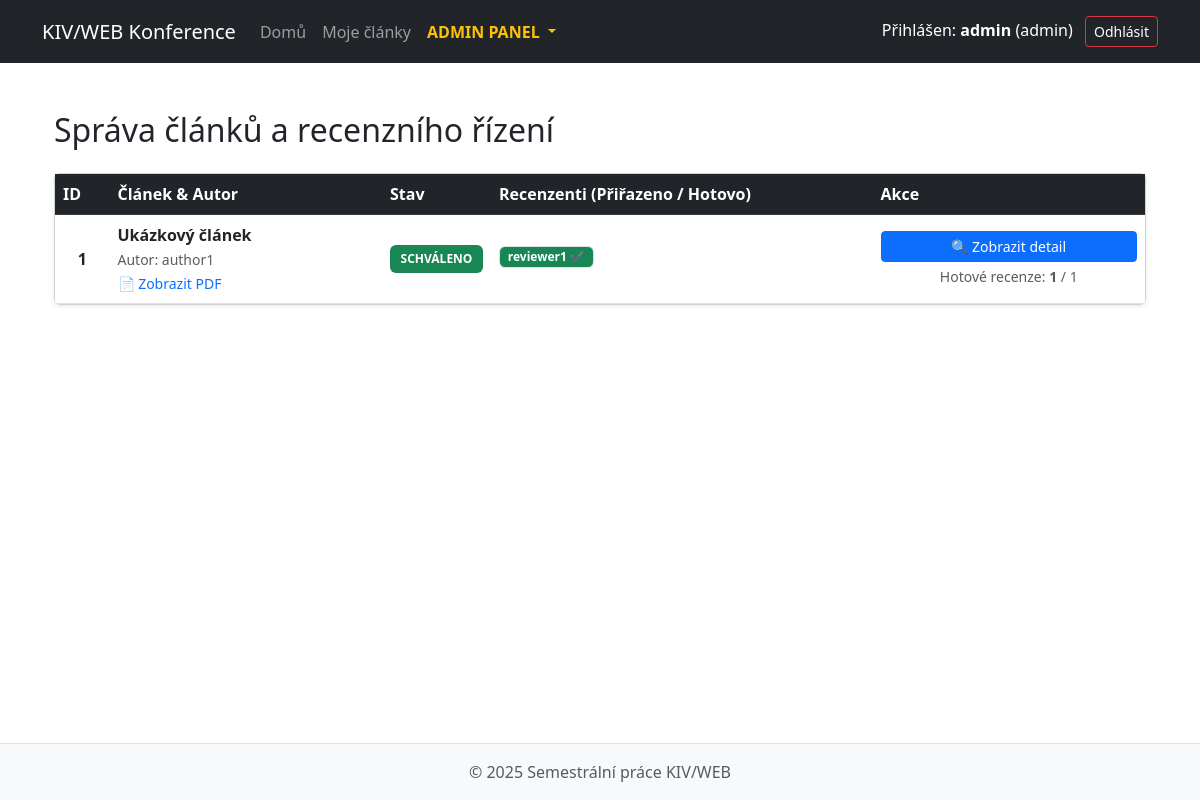
Screenshot of /index.php?page=admin-articles (signed in) with the database file from the repository.
### tables this page shows
CREATE TABLE articles (
    id INT AUTO_INCREMENT PRIMARY KEY,
    title VARCHAR(255) NOT NULL,
    abstract TEXT NOT NULL,
    filename VARCHAR(255) NOT NULL,
    author_id INT NOT NULL,
    status ENUM('pending','accepted','rejected') NOT NULL DEFAULT 'pending',
    created_at TIMESTAMP DEFAULT CURRENT_TIMESTAMP,
    CONSTRAINT fk_articles_users FOREIGN KEY (author_id) REFERENCES users(id) ON DELETE CASCADE
);

CREATE TABLE users (
    id INT AUTO_INCREMENT PRIMARY KEY,
    username VARCHAR(50) NOT NULL UNIQUE,
    email VARCHAR(100) NOT NULL UNIQUE,
    password VARCHAR(255) NOT NULL,
    role ENUM('author','reviewer','admin') NOT NULL DEFAULT 'author',
    created_at TIMESTAMP DEFAULT CURRENT_TIMESTAMP
);

CREATE TABLE reviews (
    id INT AUTO_INCREMENT PRIMARY KEY,
    article_id INT NOT NULL,
    reviewer_id INT NOT NULL,
    score_technical INT NOT NULL DEFAULT 0,
    score_content INT NOT NULL DEFAULT 0,
    score_language INT NOT NULL DEFAULT 0,
    comment TEXT,
    created_at TIMESTAMP DEFAULT CURRENT_TIMESTAMP,
    CONSTRAINT fk_reviews_articles FOREIGN KEY (article_id) REFERENCES articles(id) ON DELETE CASCADE,
    CONSTRAINT fk_reviews_users FOREIGN KEY (reviewer_id) REFERENCES users(id) ON DELETE CASCADE,
    CONSTRAINT uq_article_reviewer UNIQUE (article_id, reviewer_id)
);

### app/Controllers/AdminController.php (called while the page is built, shortened)
<?php
require_once __DIR__ . '/../Core/Database.php';
require_once __DIR__ . '/../Models/ArticleModel.php';
require_once __DIR__ . '/../Models/ReviewModel.php';
class AdminController extends Controller {
    public function manageArticles() {
        $db = (new Database())->getConnection();
        $articleModel = new ArticleModel($db);
        $userModel = new UserModel($db);
        $reviewModel = new ReviewModel($db);
        $articles = $articleModel->getAll();
        $reviewers = $userModel->getReviewers();
        foreach ($articles as $article) {
            $article->reviews = $reviewModel->getReviewsByArticleId($article->id);
            $finishedCount = 0;
            foreach ($article->reviews as $r) {
                if ($r->score_technical > 0) $finishedCount++;
            }
            $article->finished_reviews = $finishedCount;
        }
        $this->view('admin_articles_dashboard', [
            'articles' => $articles,
            'reviewers' => $reviewers
        ]);
    }
}

### app/Models/ArticleModel.php (called while the page is built, shortened)
<?php
class ArticleModel {
    private $db;
    public function __construct(PDO $pdo) {
        $this->db = $pdo;
    }
    public function getAll() {
        $query = "
            SELECT articles.*, users.username as author_name
            FROM articles
            JOIN users ON articles.author_id = users.id
            ORDER BY articles.created_at DESC
        ";
        $stmt = $this->db->query($query);
        return $stmt->fetchAll(PDO::FETCH_OBJ);
    }
}

### app/Models/ReviewModel.php (called while the page is built, shortened)
<?php
class ReviewModel {
    private $db;
    public function __construct(PDO $pdo) {
        $this->db = $pdo;
    }
    public function getReviewsByArticleId($articleId) {
        $stmt = $this->db->prepare("
            SELECT r.*, u.username as reviewer_name
            FROM reviews r
            JOIN users u ON r.reviewer_id = u.id
            WHERE r.article_id = :aid
        ");
        $stmt->execute(['aid' => $articleId]);
        return $stmt->fetchAll(PDO::FETCH_OBJ);
    }
}

### app/Views/admin_articles_dashboard.phtml (the view, shortened to what this page needs)
<div class="container-fluid mt-4">
    <h2 class="mb-4">Správa článků a recenzního řízení</h2>
    <div class="card shadow-sm">
        <div class="card-body p-0">
            <table class="table table-hover align-middle mb-0">
                <thead class="table-dark">
                    <tr>
                        <th style="width: 5%">ID</th>
                        <th style="width: 25%">Článek & Autor</th>
                        <th style="width: 10%">Stav</th>
                        <th style="width: 35%">Recenzenti (Přiřazeno / Hotovo)</th>
                        <th style="width: 25%">Akce</th>
                    </tr>
                </thead>
                <tbody>
                    <?php foreach ($articles as $article): ?>
                    <tr>
                        <td class="fw-bold text-center"><?= $article->id ?></td>
                        <td>
                            <strong class="d-block text-truncate" style="max-width: 250px;">
                                <?= htmlspecialchars($article->title) ?>
                            </strong>
                            <small class="text-muted">Autor: <?= htmlspecialchars($article->author_name) ?></small>
                            <br>
                            <a href="uploads/<?= htmlspecialchars($article->filename) ?>" target="_blank" class="text-decoration-none small">
                                📄 Zobrazit PDF
                            </a>
                        </td>
                        <td>
                            <?php if ($article->status == 'accepted'): ?>
                                <span class="badge bg-success w-100 py-2">SCHVÁLENO</span>
                            <?php elseif ($article->status == 'rejected'): ?>
                                <span class="badge bg-danger w-100 py-2">ZAMÍTNUTO</span>
                            <?php else: ?>
                                <span class="badge bg-warning text-dark w-100 py-2">ČEKÁ NA ROZHODNUTÍ</span>
                            <?php endif; ?>
                        </td>
                        <td>
                            <div class="mb-2">
                                <?php if (empty($article->reviews)): ?>
                                    <span class="text-muted small"><i class="text-danger">⚠ Zatím nikdo nepřiřazen</i></span>
                                <?php else: ?>
                                    <?php foreach ($article->reviews as $r): ?>
                                        <?php $isDone = $r->score_technical > 0; ?>
                                        <span class="badge border <?= $isDone ? 'bg-success' : 'bg-light text-dark border-secondary' ?> me-1" title="<?= $isDone ? 'Ohodnoceno' : 'Čeká na hodnocení' ?>">
                                            <?= htmlspecialchars($r->reviewer_name) ?>
                                            <?= $isDone ? '✔' : '⏳' ?>
                                        </span>
                                    <?php endforeach; ?>
                                <?php endif; ?>
                            </div>
                        </td>
                        <td>
                            <div class="d-grid gap-2">
                                <a href="index.php?page=admin-article-detail&id=<?= $article->id ?>" class="btn btn-primary btn-sm">
                                    <?php if ($article->status == 'pending'): ?>
                                        ⚖️ Detail & Rozhodnout
                                    <?php else: ?>
                                        🔍 Zobrazit detail
                                    <?php endif; ?>
                                </a>
                            </div>
                            <div class="text-center mt-1 small text-muted">
                                Hotové recenze: <strong><?= $article->finished_reviews ?></strong> / <?= count($article->reviews) ?>
                            </div>
                        </td>
                    </tr>
                    <?php endforeach; ?>
                </tbody>
            </table>
        </div>
    </div>
</div>

### rows the page displays
articles: id "1", title "Ukázkový článek", author.username "author1", status "SCHVÁLENO", count($article->reviews) "1"
reviews: reviewer.username "reviewer1"

### other values shown
$_SESSION['username'] "admin"
$_SESSION['role'] "admin"
